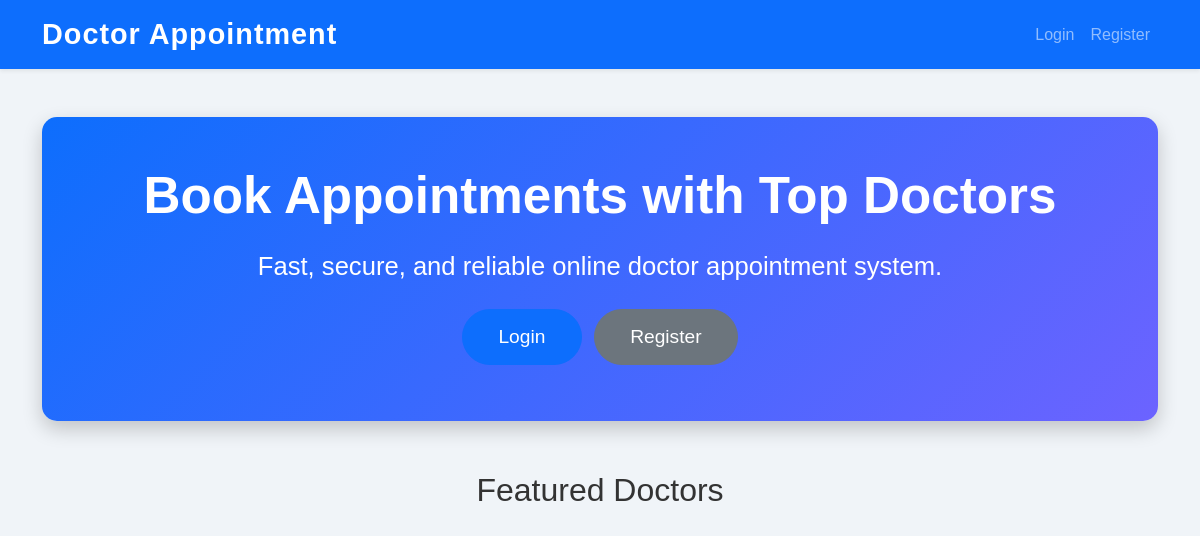
Before: / with the older database file.
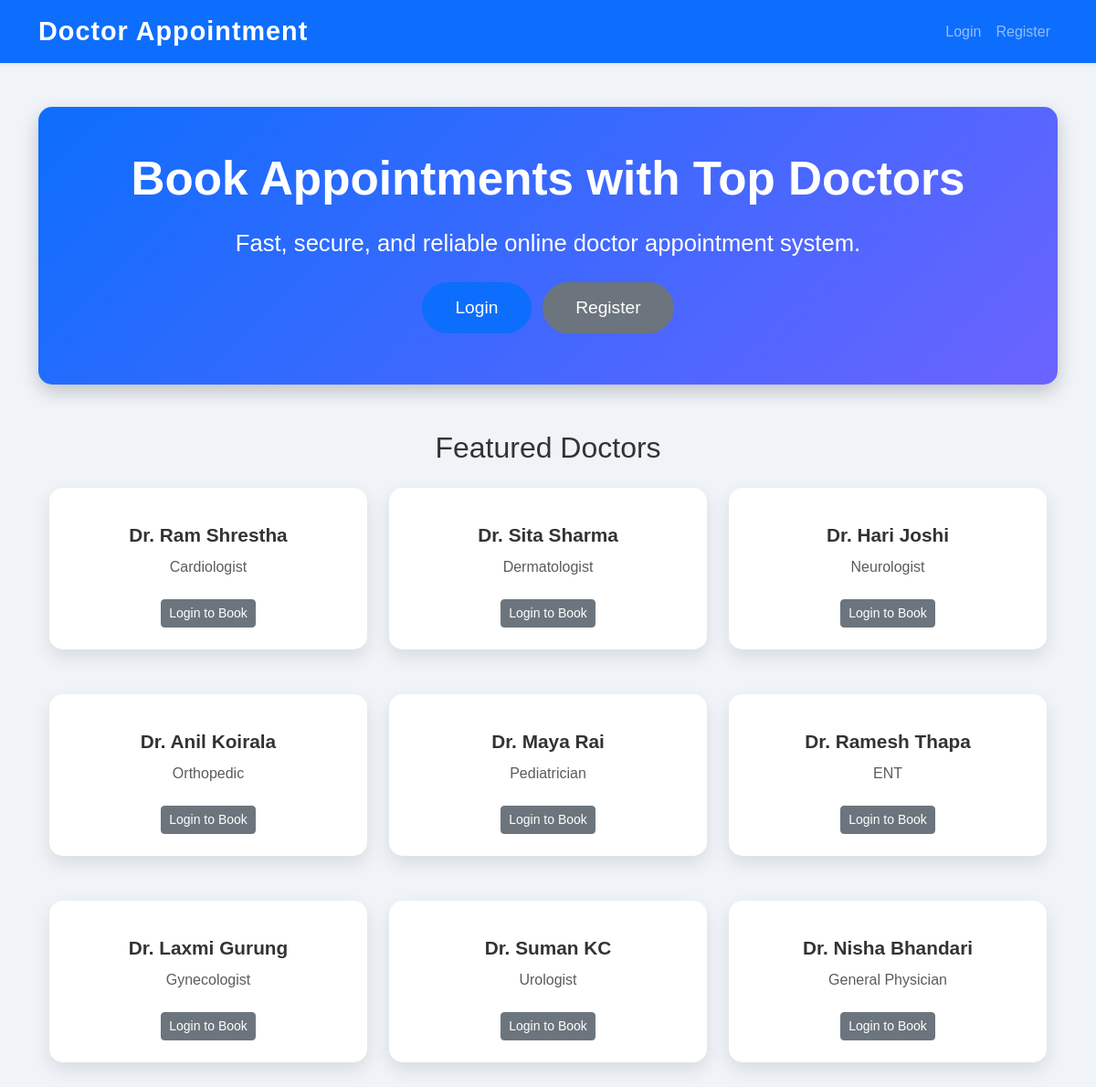
After: the same page with the newer database file.
### models.py (models this page shows)
class Doctor(db.Model):
    id = db.Column(db.Integer, primary_key=True)
    name = db.Column(db.String(100))
    specialization = db.Column(db.String(100))
    appointments = db.relationship('Appointment', backref='doctor', lazy=True)

### app.py (the view)
@app.route('/')
def home():
    doctors = Doctor.query.all()
    return render_template('index.html', doctors=doctors)

### templates/index.html (shortened to what this page needs)
{% extends 'base.html' %}
{% block content %}
<section class="text-center mt-5 hero-section py-5">
  <div class="container">
    <h1 class="display-4 fw-bold">Book Appointments with Top Doctors</h1>
    <p class="lead mb-4">Fast, secure, and reliable online doctor appointment system.</p>
    {% if 'user_id' in session %}
      <a href="{{ url_for('dashboard') }}" class="btn btn-success btn-lg me-2 mb-2">Go to Dashboard</a>
      <a href="{{ url_for('logout') }}" class="btn btn-danger btn-lg mb-2">Logout</a>
    {% else %}
      <a href="{{ url_for('login') }}" class="btn btn-primary btn-lg me-2 mb-2">Login</a>
      <a href="{{ url_for('register') }}" class="btn btn-secondary btn-lg mb-2">Register</a>
    {% endif %}
  </div>
</section>
<section class="mt-5 mb-5">
  <div class="container">
    <h2 class="text-center mb-4">Featured Doctors</h2>
    <div class="row row-cols-1 row-cols-md-3 g-4">
      {% for doc in doctors %}
      <div class="col">
        <div class="card-doctor text-center p-4">
          <h5>{{ doc.name }}</h5>
          <p class="text-muted">{{ doc.specialization }}</p>
          {% if 'user_id' in session %}
            <a href="{{ url_for('book') }}" class="btn btn-primary btn-sm mt-2">Book Appointment</a>
          {% else %}
            <a href="{{ url_for('login') }}" class="btn btn-secondary btn-sm mt-2">Login to Book</a>
          {% endif %}
        </div>
      </div>
      {% endfor %}
    </div>
  </div>
</section>
{% endblock %}

### templates/base.html (shortened to what this page needs)
<!DOCTYPE html>
<html>
<head>
  <link href="https://cdn.jsdelivr.net/npm/bootstrap@5.3.0/dist/css/bootstrap.min.css" rel="stylesheet">
  <link rel="stylesheet" href="{{ url_for('static', filename='css/style.css') }}">
  <link rel="stylesheet" href="https://cdn.jsdelivr.net/npm/flatpickr/dist/flatpickr.min.css">
</head>
<body>
<nav class="navbar navbar-expand-lg navbar-dark bg-primary shadow-sm">
  <div class="container">
    <a class="navbar-brand fw-bold" href="{{ url_for('home') }}">Doctor Appointment</a>
    <div class="collapse navbar-collapse">
      <ul class="navbar-nav ms-auto">
        {% if 'user_id' in session %}
          <li class="nav-item"><a class="nav-link" href="{{ url_for('dashboard') }}">Dashboard</a></li>
          <li class="nav-item"><a class="nav-link" href="{{ url_for('logout') }}">Logout</a></li>
        {% else %}
          <li class="nav-item"><a class="nav-link" href="{{ url_for('login') }}">Login</a></li>
          <li class="nav-item"><a class="nav-link" href="{{ url_for('register') }}">Register</a></li>
        {% endif %}
      </ul>
    </div>
  </div>
</nav>
<div class="container mt-4">
  {% block content %}{% endblock %}
</div>
<link rel="stylesheet" href="https://cdn.jsdelivr.net/npm/flatpickr/dist/flatpickr.min.css">
</body>
</html>

### static/css/style.css (style rules this page uses)
body { font-family: 'Poppins', sans-serif; background-color: #f0f4f8; color: #333; margin: 0; padding: 0; }
.navbar-brand { font-size: 1.8rem; letter-spacing: 1px; font-weight: 700; }
.navbar-nav .nav-link { font-weight: 500; transition: 0.3s ease; }
section.text-center { background: linear-gradient(135deg, #0d6efd, #6c63ff); color: white; padding: 80px 20px; border-radius: 15px; box-shadow: 0 8px 20px rgba(0,0,0,0.2); margin-bottom: 50px; }
section.text-center h1 { font-size: 3.2rem; font-weight: 700; margin-bottom: 20px; }
section.text-center p.lead { font-size: 1.6rem; margin-bottom: 30px; }
.btn-lg { padding: 0.8rem 2.2rem; font-size: 1.2rem; border-radius: 50px; transition: all 0.3s ease; }
.card-doctor { background: #fff; border-radius: 15px; box-shadow: 0 8px 20px rgba(0,0,0,0.1); transition: 0.3s ease; padding: 25px; text-align: center; margin-bottom: 25px; }
.card-doctor h5 { font-weight: 600; font-size: 1.3rem; margin-bottom: 10px; }
.card-doctor p { font-weight: 500; color: #555; margin-bottom: 15px; }
.btn-primary { background-color: #0d6efd; border-radius: 50px; transition: 0.3s; }

Changed rows visible on the page:
added Doctor: name "Dr. Ram Shrestha", specialization "Cardiologist"
added Doctor: name "Dr. Sita Sharma", specialization "Dermatologist"
added Doctor: name "Dr. Hari Joshi", specialization "Neurologist"
added Doctor: name "Dr. Anil Koirala", specialization "Orthopedic"
added Doctor: name "Dr. Maya Rai", specialization "Pediatrician"
added Doctor: name "Dr. Ramesh Thapa", specialization "ENT"
added Doctor: name "Dr. Laxmi Gurung", specialization "Gynecologist"
added Doctor: name "Dr. Suman KC", specialization "Urologist"
added Doctor: name "Dr. Nisha Bhandari", specialization "General Physician"
